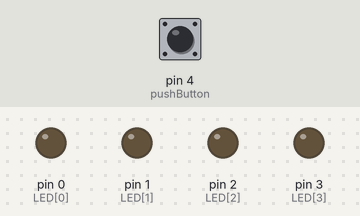
Simulated run of this sketch. Board: Arduino Uno, built with avr-gcc and run on an emulated ATmega328P. Parts: output pins drawn as LEDs (lit = HIGH). Inputs (shaded band) come from the test bench; at power-on: pin 4 (pushButton) LOW. Random numbers use the default seed unless the sketch sets one.

Above: at 1.2 s.
1.3 s: pin 4 (pushButton) pulled HIGH for 0.25 s
At 3.0 s:
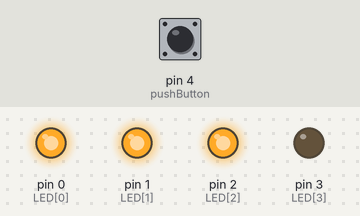
4.3 s: pin 4 (pushButton) pulled HIGH for 3.2 s
9.0 s: pin 4 (pushButton) pulled HIGH for 3.2 s
At 11.9 s:
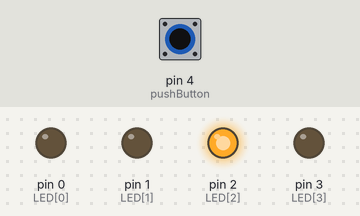
13.7 s: pin 4 (pushButton) pulled HIGH for 1 s
At 14.66 s:
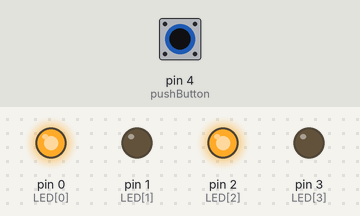
Timing chart, 0 to 20.7 s (numbered marks = the images above; inputs shaded):
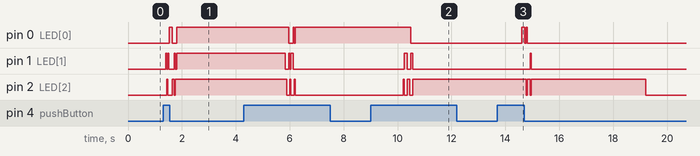

Measured:
- after the input at 1.3 s, pin 0 (LED[0]): LOW → HIGH after 0.22 s, → LOW 0.12 s later, → HIGH 0.16 s later; pin 1 (LED[1]): goes HIGH 0.04 s, LOW 0.04 s, HIGH 0.04 s, LOW 0.20 s, HIGH 0.04 s, LOW 0.04 s, then HIGH, starting after 0.10 s; pin 2 (LED[2]): goes HIGH 0.04 s, LOW 0.16 s, HIGH 0.08 s, LOW 0.04 s, then HIGH, starting after 0.14 s
- after the input at 9.0 s, pin 1 (LED[1]): alternates HIGH for 0.10 s and LOW for 0.12 s, 4 changes in all, then stays LOW, starting after 1.2 s; pin 2 (LED[2]): alternates HIGH for 0.06 s and LOW for 0.12 s, 5 changes in all, then stays HIGH, starting after 1.2 s
- after the input at 13.7 s, pin 0 (LED[0]): LOW → HIGH after 0.90 s, → LOW 0.12 s later, → HIGH 0.04 s later, → LOW 0.04 s later; pin 1 (LED[1]): LOW → HIGH after 1.2 s, → LOW 0.04 s later

The sketch:

Kockica_od_LEDa.ino
```cpp
/*
 * Arduino code for DIY learn-to-solder kit Electronic dice
 * Find it here: https://e-radionica.com/en/kokica-od-leda-set-za-ucenje-lemljenja.html
 * Code by e-radionica.com
 */

int LED[] = {0, 1, 2, 3};
int pushButton = 4;
int randomBr;

void setup() {
  for(int i = 0; i < 4; i++)
  {
    pinMode(LED[i], OUTPUT);
  }
  pinMode(pushButton, INPUT);

  randomSeed(analogRead(0));
}

void loop() {
  if(digitalRead(pushButton) == HIGH)
  {
    randomBr = random(1,6);
    animation();
    toogleLEDs(randomBr);
  }
  else
  {
    delay(200);
    turnOffAllLEDs();
  }

}

void toogleLEDs(int broj)
{
  switch(broj)
  {
    case 1:
      digitalWrite(LED[0], HIGH);
      digitalWrite(LED[1], LOW);
      digitalWrite(LED[2], LOW);
      digitalWrite(LED[3], LOW);
    break;

    case 2:
      digitalWrite(LED[0], LOW);
      digitalWrite(LED[1], LOW);
      digitalWrite(LED[2], HIGH);
      digitalWrite(LED[3], LOW);
    break;

    case 3:
      digitalWrite(LED[0], HIGH);
      digitalWrite(LED[1], LOW);
      digitalWrite(LED[2], HIGH);
      digitalWrite(LED[3], LOW);
    break;

    case 4:
      digitalWrite(LED[0], LOW);
      digitalWrite(LED[1], HIGH);
      digitalWrite(LED[2], HIGH);
      digitalWrite(LED[3], LOW);
    break;

    case 5:
      digitalWrite(LED[0], HIGH);
      digitalWrite(LED[1], HIGH);
      digitalWrite(LED[2], HIGH);
      digitalWrite(LED[3], LOW);
    break;

    case 6:
      digitalWrite(LED[0], LOW);
      digitalWrite(LED[1], HIGH);
      digitalWrite(LED[2], HIGH);
      digitalWrite(LED[3], HIGH);
    break;
  }
  delay(4000);
}

void animation()
{
  for(int i = 0; i < 10; i++)
  {
    int jk = random(0,3);
    digitalWrite(jk, HIGH);
    delay(40);
    digitalWrite(jk, LOW);
  }
}

void turnOffAllLEDs()
{
  for(int i = 0; i < 4; i++)
  {
    digitalWrite(LED[i], LOW);
  }
}
```
